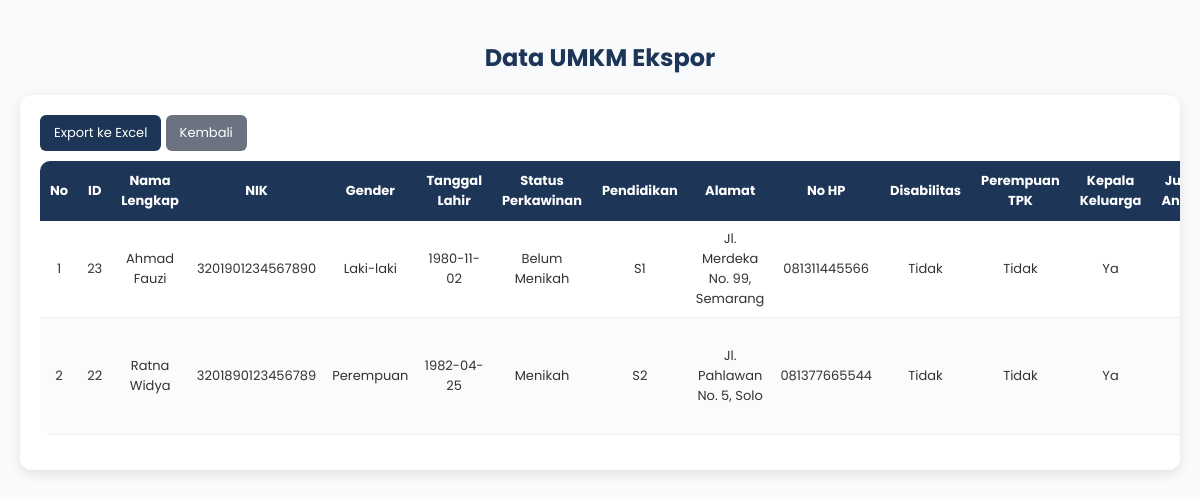
The app's page /umkm_ekspor.php with its own data.
### tables this page shows
CREATE TABLE `umkm` (
  `id` int(11) NOT NULL,
  `nama_lengkap` varchar(100) NOT NULL,
  `nik` varchar(20) NOT NULL,
  `gender` enum('Laki-laki','Perempuan') NOT NULL,
  `tanggal_lahir` date NOT NULL,
  `status_perkawinan` varchar(50) NOT NULL,
  `pendidikan` varchar(50) NOT NULL,
  `alamat_domisili` text NOT NULL,
  `no_hp` varchar(20) NOT NULL,
  `disabilitas` varchar(50) NOT NULL,
  `perempuan_tpk` varchar(50) NOT NULL,
  `kepala_keluarga` varchar(50) NOT NULL,
  `jumlah_anggota_keluarga` int(11) NOT NULL,
  `jumlah_tanggungan` int(11) NOT NULL,
  `tulang_punggung` varchar(50) NOT NULL,
  `nama_usaha` varchar(100) NOT NULL,
  `tahun_mulai` year(4) NOT NULL,
  `jenis_usaha` varchar(100) NOT NULL,
  `bidang_usaha` varchar(100) NOT NULL,
  `jumlah_pegawai` int(11) NOT NULL,
  `kapasitas_produksi` varchar(100) NOT NULL,
  `omzet` decimal(15,2) NOT NULL,
  `modal_awal` decimal(15,2) NOT NULL,
  `target_pasar` varchar(100) NOT NULL,
  `legalitas` varchar(100) NOT NULL,
  `nib` varchar(100) NOT NULL,
  `haki` varchar(100) NOT NULL,
  `pencatatan` varchar(100) NOT NULL,
  `saluran_digital` varchar(100) NOT NULL,
  `pembayaran` varchar(100) NOT NULL,
  `status_produksi` varchar(100) NOT NULL,
  `tempat_usaha` varchar(100) NOT NULL,
  `sumber_modal` varchar(100) NOT NULL,
  `ikut_pelatihan` varchar(50) NOT NULL,
  `butuh_pelatihan` varchar(50) NOT NULL,
  `jenis_pelatihan` varchar(150) NOT NULL,
  `hambatan_usaha` text NOT NULL,
  `foto_usaha` varchar(255) NOT NULL,
  `created_at` timestamp NOT NULL DEFAULT current_timestamp(),
  `updated_at` timestamp NOT NULL DEFAULT current_timestamp() ON UPDATE current_timestamp(),
  `level_umkm` tinyint(1) DEFAULT NULL
);

### umkm_ekspor.php (the view, shortened to what this page needs)
<?php
include "config.php";
$limit = 10;
$page = isset($_GET['page']) ? (int)$_GET['page'] : 1;
$start = ($page - 1) * $limit;
$sql = "SELECT * FROM umkm WHERE level_umkm = 4 ORDER BY created_at DESC LIMIT $start, $limit";
$result = mysqli_query($conn, $sql);
$kategori = "UMKM Ekspor";
?>
<!DOCTYPE html>
<html lang="id">
<head>
</head>
<body>
<h2>Data <?= htmlspecialchars($kategori); ?></h2>
<div class="card">
    <a href="export_umkm_ekspor.php" class="export-btn">Export ke Excel</a>
    <a href="datausaha.php" class="export-btn back-btn">Kembali</a>
    <table>
        <thead>
            <tr>
                <th>No</th>
                <th>ID</th>
                <th>Nama Lengkap</th>
                <th>NIK</th>
                <th>Gender</th>
                <th>Tanggal Lahir</th>
                <th>Status Perkawinan</th>
                <th>Pendidikan</th>
                <th>Alamat</th>
                <th>No HP</th>
                <th>Disabilitas</th>
                <th>Perempuan TPK</th>
                <th>Kepala Keluarga</th>
                <th>Jumlah Anggota</th>
            </tr>
        </thead>
        <tbody>
            <?php
            if (mysqli_num_rows($result) > 0) {
                $no = $start + 1;
                while ($row = mysqli_fetch_assoc($result)) {
                    echo "<tr>
                            <td>{$no}</td>
                            <td>{$row['id']}</td>
                            <td>{$row['nama_lengkap']}</td>
                            <td>{$row['nik']}</td>
                            <td>{$row['gender']}</td>
                            <td>{$row['tanggal_lahir']}</td>
                            <td>{$row['status_perkawinan']}</td>
                            <td>{$row['pendidikan']}</td>
                            <td>{$row['alamat_domisili']}</td>
                            <td>{$row['no_hp']}</td>
                            <td>{$row['disabilitas']}</td>
                            <td>{$row['perempuan_tpk']}</td>
                            <td>{$row['kepala_keluarga']}</td>
                            <td>{$row['jumlah_anggota_keluarga']}</td>
                            <td>{$row['jumlah_tanggungan']}</td>
                            <td>{$row['tulang_punggung']}</td>
                            <td>{$row['nama_usaha']}</td>
                            <td>{$row['tahun_mulai']}</td>
                            <td>{$row['jenis_usaha']}</td>
                            <td>{$row['bidang_usaha']}</td>
                            <td>{$row['jumlah_pegawai']}</td>
                            <td>{$row['kapasitas_produksi']}</td>
                            <td>Rp " . number_format($row['omzet'], 0, ',', '.') . "</td>
                            <td>Rp " . number_format($row['modal_awal'], 0, ',', '.') . "</td>
                            <td>{$row['target_pasar']}</td>
                            <td>{$row['legalitas']}</td>
                            <td>{$row['nib']}</td>
                            <td>{$row['haki']}</td>
                            <td>{$row['pencatatan']}</td>
                            <td>{$row['saluran_digital']}</td>
                            <td>{$row['pembayaran']}</td>
                            <td>{$row['status_produksi']}</td>
                            <td>{$row['tempat_usaha']}</td>
                            <td>{$row['sumber_modal']}</td>
                            <td>{$row['ikut_pelatihan']}</td>
                            <td>{$row['butuh_pelatihan']}</td>
                            <td>{$row['jenis_pelatihan']}</td>
                            <td>{$row['hambatan_usaha']}</td>
                            <td><img src='{$row['foto_usaha']}' width='60' alt='foto usaha'></td>
                            <td>{$row['level_umkm']}</td>
                            <td>{$row['created_at']}</td>
                                <a href='editdata.php?id={$row['id']}&redirect=umkm_ekspor.php' class='btn btn-edit'>Edit</a>
                                <button class='btn btn-delete' onclick='confirmDelete({$row['id']}, {$row['level_umkm']})'>Delete</button>
                          </tr>";
                    $no++;
                }
            } else {
                echo "<tr><td colspan='43' align='center'>Tidak ada data</td></tr>";
            }
            ?>
        </tbody>
    </table>
</div>
</body>
</html>

### umkm_ekspor.php (style rules this page uses)
body { font-family: 'Poppins', sans-serif; background-color: #f8fafc; margin: 0; padding: 20px; color: #333; }
h2 { color: #1d3557; text-align: center; margin-bottom: 20px; }
.card { background: #fff; padding: 20px; border-radius: 12px; box-shadow: 0 4px 12px rgba(0,0,0,0.1); margin: auto; max-width: 98%; overflow-x: auto; }
table { border-collapse: collapse; width: 100%; font-size: 13px; border-radius: 10px; overflow: hidden; }
th { background-color: #1d3557; color: white; text-align: center; padding: 10px; }
td { border-bottom: 1px solid #eee; padding: 8px; text-align: center; }
tr:nth-child(even) { background-color: #f9fbfd; }
.export-btn { display: inline-block; margin-bottom: 10px; background: #1d3557; color: #fff; padding: 8px 14px; border-radius: 6px; text-decoration: none; font-size: 13px; }
.back-btn { background: #6b7280 !important; }

### records on screen
umkm: id "23", nama_lengkap "Ahmad Fauzi", nik "3201901234567890", gender "Laki-laki", tanggal_lahir "1980-11-02", status_perkawinan "Belum Menikah", pendidikan "S1", alamat_domisili "Jl. Merdeka No. 99, Semarang", no_hp "081311445566", disabilitas "Tidak", perempuan_tpk "Tidak", kepala_keluarga "Ya"
umkm: id "22", nama_lengkap "Ratna Widya", nik "3201890123456789", gender "Perempuan", tanggal_lahir "1982-04-25", status_perkawinan "Menikah", pendidikan "S2", alamat_domisili "Jl. Pahlawan No. 5, Solo", no_hp "081377665544", disabilitas "Tidak", perempuan_tpk "Tidak", kepala_keluarga "Ya"

### other values on screen
$kategori "UMKM Ekspor"
